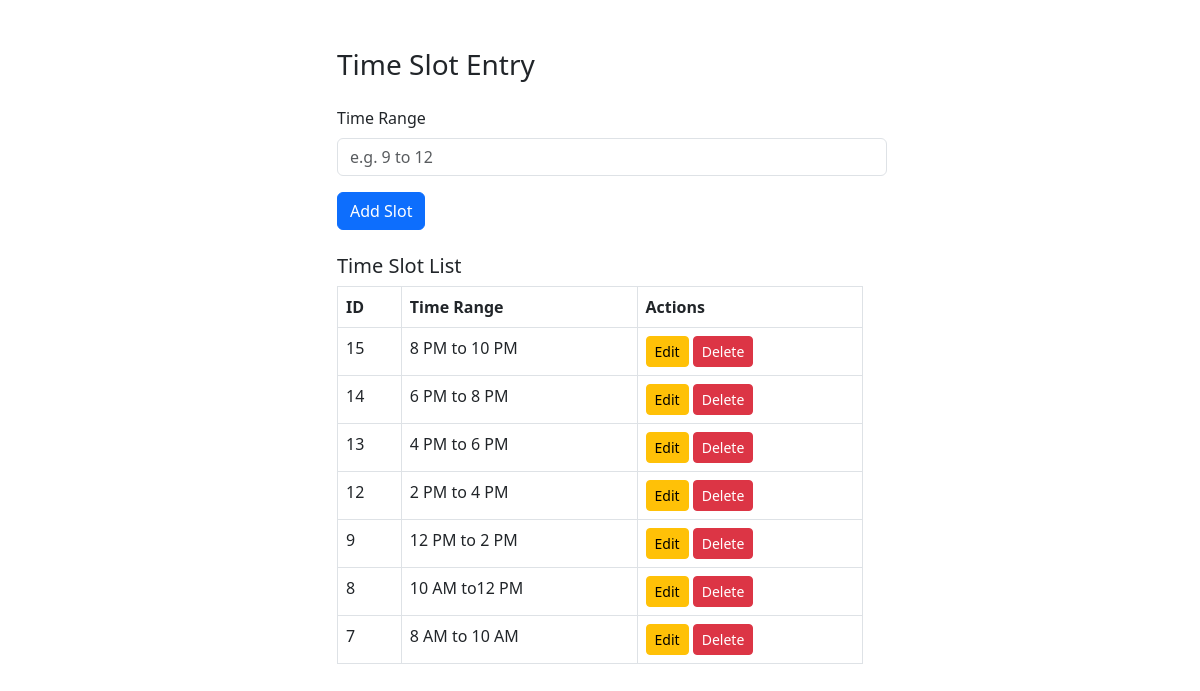
The page /manage_slot.php on the database its author committed.
### tables this page shows
CREATE TABLE `time_slots` (
  `id` int(11) NOT NULL,
  `time_range` varchar(100) NOT NULL
);

### manage_slot.php (the view, shortened to what this page needs)
<?php
include 'db.php';
$edit_slot = null;
?>
<!DOCTYPE html>
<html>
<head>
    <link href="https://cdn.jsdelivr.net/npm/bootstrap@5.3.0/dist/css/bootstrap.min.css" rel="stylesheet">
</head>
<body>
<div class="container mt-5" style="width: 550px;">
    <h3 class="mb-4"> Time Slot Entry </h3>
    <form method="POST" class="mb-4" style="width: 550px;">
        <div class="mb-3">
            <label for="time_range" class="form-label">Time Range</label>
            <input type="text" class="form-control" name="time_range" placeholder="e.g. 9 to 12" required
                   value="<?= $edit_slot['time_range'] ?? '' ?>">
        </div>
        <?php if ($edit_slot): ?>
            <button type="submit" name="update_slot" class="btn btn-info">Update Slot</button>
            <a href="manage_slot.php" class="btn btn-secondary">Cancel</a>
        <?php else: ?>
            <button type="submit" name="add_slot" class="btn btn-primary">Add Slot</button>
        <?php endif; ?>
    </form>
    <h5>Time Slot List</h5>
    <table class="table table-bordered">
        <thead>
        <tr>
            <th>ID</th>
            <th>Time Range</th>
            <th>Actions</th>
        </tr>
        </thead>
        <tbody>
        <?php
        $res = $conn->query("SELECT * FROM time_slots ORDER BY id DESC");
        if ($res->num_rows > 0):
            while ($row = $res->fetch_assoc()):
                ?>
                <tr>
                    <td><?= $row['id'] ?></td>
                    <td><?= htmlspecialchars($row['time_range']) ?></td>
                    <td>
                        <a href="?edit=<?= $row['id'] ?>" class="btn btn-sm btn-warning">Edit</a>
                        <a href="?delete=<?= $row['id'] ?>" class="btn btn-sm btn-danger"
                           onclick="return confirm('Are you sure you want to delete this slot?')">Delete</a>
                    </td>
                </tr>
            <?php endwhile;
        else: ?>
            <tr><td colspan="3" class="text-center">No time slots added.</td></tr>
        <?php endif; ?>
        </tbody>
    </table>
</div>
</body>
</html>

### rows shown on the page
time_slots: id "15", time_range "8 PM to 10 PM"
time_slots: id "14", time_range "6 PM to 8 PM"
time_slots: id "13", time_range "4 PM to 6 PM"
time_slots: id "12", time_range "2 PM to 4 PM"
time_slots: id "9", time_range "12 PM to 2 PM"
time_slots: id "8", time_range "10 AM to12 PM"
time_slots: id "7", time_range "8 AM to 10 AM"
